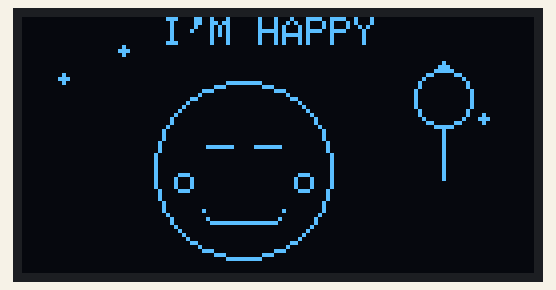
This sketch was run on a simulated ESP32. Shown: 128×64 one-colour display.

Above: at 0.12 s.
At 1.29 s:
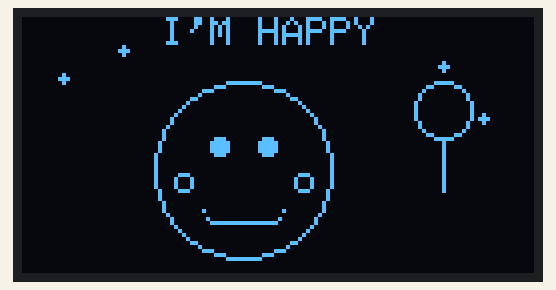
At 2.6 s:
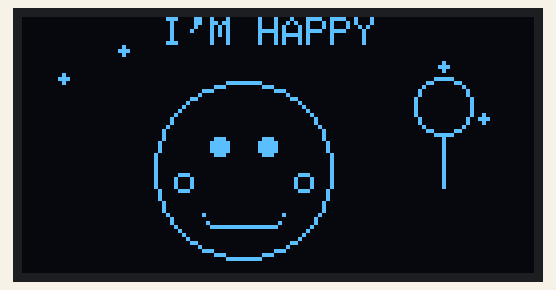
At 5.22 s:
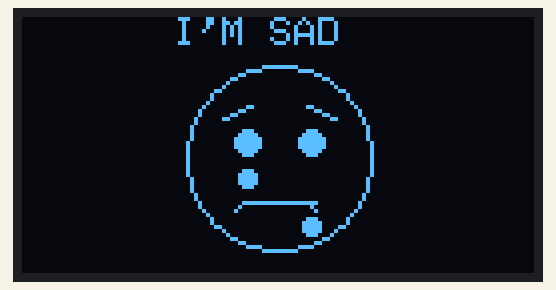
At 7.69 s:
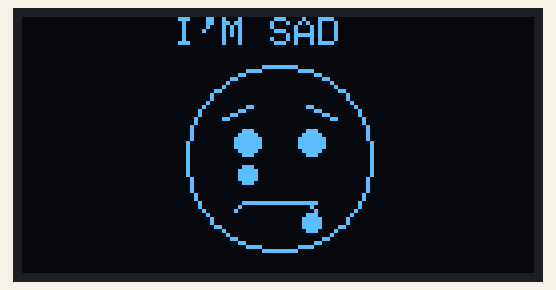
At 10.32 s:
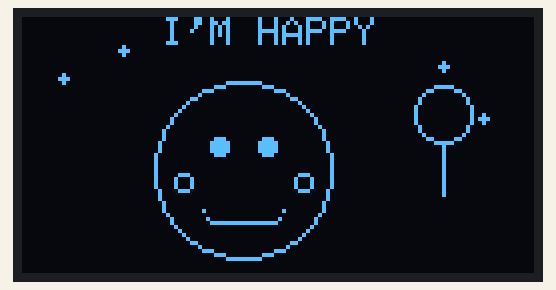

The sketch:

oled_code.ino
```cpp
#include <Wire.h>
#include <Adafruit_GFX.h>
#include <Adafruit_SSD1306.h>

#define SCREEN_WIDTH 128
#define SCREEN_HEIGHT 64

#define OLED_SDA 6
#define OLED_SCL 5
#define OLED_RESET -1

Adafruit_SSD1306 display(
  SCREEN_WIDTH,
  SCREEN_HEIGHT,
  &Wire,
  OLED_RESET
);


void star(int x, int y) {
  display.drawPixel(x,y,SSD1306_WHITE);
  display.drawPixel(x-1,y,SSD1306_WHITE);
  display.drawPixel(x+1,y,SSD1306_WHITE);
  display.drawPixel(x,y-1,SSD1306_WHITE);
  display.drawPixel(x,y+1,SSD1306_WHITE);
}


void balloon(int x, int y) {

  display.drawCircle(x,y,7,SSD1306_WHITE);
  display.drawPixel(x,y+8,SSD1306_WHITE);
  display.drawLine(x,y+9,x,y+20,SSD1306_WHITE);

}


// HAPPY FACE

void happyFace(int frame) {

  display.clearDisplay();


  // Text
  display.setTextSize(1);
  display.setCursor(35,0);
  display.println("I'M HAPPY");


  // Stars
  star(10,15);
  star(25,8);
  star(105,12);
  star(115,25);


  // Floating balloon
  balloon(105,20+(frame%5));


  // Face
  display.drawCircle(55,38,22,SSD1306_WHITE);


  // Eyes blink
  if(frame%10==0) {

    display.drawLine(46,32,52,32,SSD1306_WHITE);
    display.drawLine(58,32,64,32,SSD1306_WHITE);

  } else {

    display.fillCircle(49,32,2,SSD1306_WHITE);
    display.fillCircle(61,32,2,SSD1306_WHITE);

  }


  // Cheeks
  display.drawCircle(40,41,2,SSD1306_WHITE);
  display.drawCircle(70,41,2,SSD1306_WHITE);


  // Curved smile
  int y=48+(frame%2);

  display.drawPixel(45,y,SSD1306_WHITE);
  display.drawPixel(46,y+2,SSD1306_WHITE);
  display.drawLine(47,y+3,63,y+3,SSD1306_WHITE);
  display.drawPixel(64,y+2,SSD1306_WHITE);
  display.drawPixel(65,y,SSD1306_WHITE);


  display.display();

}


// SAD FACE WITH TEARS

void sadFace(int frame) {

  display.clearDisplay();


  // Text
  display.setTextSize(1);
  display.setCursor(38,0);
  display.println("I'M SAD");


  // Face
  display.drawCircle(64,35,23,SSD1306_WHITE);


  // Sad eyes
  display.fillCircle(56,31,3,SSD1306_WHITE);
  display.fillCircle(72,31,3,SSD1306_WHITE);


  // Eyebrows
  display.drawLine(50,25,57,22,SSD1306_WHITE);
  display.drawLine(71,22,78,25,SSD1306_WHITE);


  // Sad curved mouth
  display.drawPixel(53,48,SSD1306_WHITE);
  display.drawPixel(54,47,SSD1306_WHITE);
  display.drawLine(55,46,73,46,SSD1306_WHITE);
  display.drawPixel(72,47,SSD1306_WHITE);
  display.drawPixel(73,48,SSD1306_WHITE);


  // Falling tears
  int tear1 = 38 + (frame%18);
  int tear2 = 42 + ((frame+8)%18);


  display.fillCircle(56,tear1,2,SSD1306_WHITE);
  display.fillCircle(72,tear2,2,SSD1306_WHITE);


  display.display();

}


void setup() {

  Wire.begin(OLED_SDA,OLED_SCL);

  display.begin(
    SSD1306_SWITCHCAPVCC,
    0x3C
  );

}


void loop() {


  // Happy for 4 seconds
  for(int i=0;i<33;i++) {

    happyFace(i);
    delay(120);

  }


  // Sad for 4 seconds
  for(int i=0;i<33;i++) {

    sadFace(i);
    delay(120);

  }

}
```

Measured:
- by itself, everything shown: repeats every 9.6 s, in 66 steps
